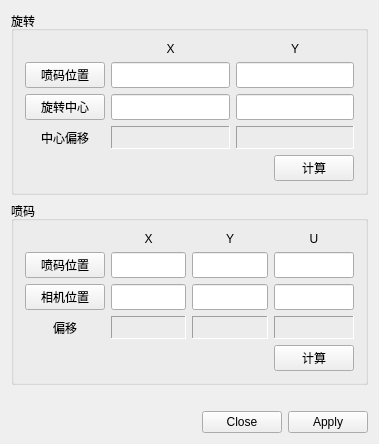
<?xml version="1.0" encoding="UTF-8"?>
<ui version="4.0">
 <class>OffsetSetup</class>
 <widget class="QWidget" name="OffsetSetup">
  <property name="geometry">
   <rect>
    <x>0</x>
    <y>0</y>
    <width>379</width>
    <height>420</height>
   </rect>
  </property>
  <property name="windowTitle">
   <string>偏移设置</string>
  </property>
  <layout class="QVBoxLayout" name="verticalLayout">
   <item>
    <widget class="QGroupBox" name="groupBox">
     <property name="title">
      <string>旋转</string>
     </property>
     <layout class="QGridLayout" name="gridLayout">
      <item row="4" column="2" alignment="Qt::AlignRight">
       <widget class="QPushButton" name="pushButton_3">
        <property name="sizePolicy">
         <sizepolicy hsizetype="Fixed" vsizetype="Fixed">
          <horstretch>0</horstretch>
          <verstretch>0</verstretch>
         </sizepolicy>
        </property>
        <property name="text">
         <string>计算</string>
        </property>
       </widget>
      </item>
      <item row="0" column="2">
       <widget class="QLabel" name="label_Y_2">
        <property name="text">
         <string>Y</string>
        </property>
        <property name="alignment">
         <set>Qt::AlignCenter</set>
        </property>
       </widget>
      </item>
      <item row="0" column="1">
       <widget class="QLabel" name="label_X_2">
        <property name="text">
         <string>X</string>
        </property>
        <property name="alignment">
         <set>Qt::AlignCenter</set>
        </property>
       </widget>
      </item>
      <item row="1" column="1">
       <widget class="QLineEdit" name="lineEdit">
        <property name="sizePolicy">
         <sizepolicy hsizetype="Expanding" vsizetype="Preferred">
          <horstretch>0</horstretch>
          <verstretch>0</verstretch>
         </sizepolicy>
        </property>
        <property name="alignment">
         <set>Qt::AlignCenter</set>
        </property>
       </widget>
      </item>
      <item row="1" column="0">
       <widget class="QPushButton" name="pushButton">
        <property name="text">
         <string>喷码位置</string>
        </property>
       </widget>
      </item>
      <item row="2" column="0">
       <widget class="QPushButton" name="pushButton_2">
        <property name="text">
         <string>旋转中心</string>
        </property>
       </widget>
      </item>
      <item row="1" column="2">
       <widget class="QLineEdit" name="lineEdit_2">
        <property name="sizePolicy">
         <sizepolicy hsizetype="Expanding" vsizetype="Preferred">
          <horstretch>0</horstretch>
          <verstretch>0</verstretch>
         </sizepolicy>
        </property>
        <property name="alignment">
         <set>Qt::AlignCenter</set>
        </property>
       </widget>
      </item>
      <item row="2" column="1">
       <widget class="QLineEdit" name="lineEdit_3">
        <property name="sizePolicy">
         <sizepolicy hsizetype="Expanding" vsizetype="Preferred">
          <horstretch>0</horstretch>
          <verstretch>0</verstretch>
         </sizepolicy>
        </property>
        <property name="alignment">
         <set>Qt::AlignCenter</set>
        </property>
       </widget>
      </item>
      <item row="2" column="2">
       <widget class="QLineEdit" name="lineEdit_4">
        <property name="sizePolicy">
         <sizepolicy hsizetype="Expanding" vsizetype="Preferred">
          <horstretch>0</horstretch>
          <verstretch>0</verstretch>
         </sizepolicy>
        </property>
        <property name="alignment">
         <set>Qt::AlignCenter</set>
        </property>
       </widget>
      </item>
      <item row="3" column="2">
       <widget class="QLabel" name="label_5">
        <property name="minimumSize">
         <size>
          <width>0</width>
          <height>23</height>
         </size>
        </property>
        <property name="frameShape">
         <enum>QFrame::Panel</enum>
        </property>
        <property name="frameShadow">
         <enum>QFrame::Sunken</enum>
        </property>
        <property name="alignment">
         <set>Qt::AlignCenter</set>
        </property>
       </widget>
      </item>
      <item row="3" column="1">
       <widget class="QLabel" name="label_4">
        <property name="minimumSize">
         <size>
          <width>0</width>
          <height>23</height>
         </size>
        </property>
        <property name="frameShape">
         <enum>QFrame::Panel</enum>
        </property>
        <property name="frameShadow">
         <enum>QFrame::Sunken</enum>
        </property>
        <property name="alignment">
         <set>Qt::AlignCenter</set>
        </property>
       </widget>
      </item>
      <item row="3" column="0">
       <widget class="QLabel" name="label_3">
        <property name="text">
         <string>中心偏移</string>
        </property>
        <property name="alignment">
         <set>Qt::AlignCenter</set>
        </property>
       </widget>
      </item>
     </layout>
    </widget>
   </item>
   <item>
    <widget class="QGroupBox" name="groupBox_2">
     <property name="title">
      <string>喷码</string>
     </property>
     <layout class="QGridLayout" name="gridLayout_2">
      <item row="1" column="0">
       <widget class="QPushButton" name="pushButton_4">
        <property name="text">
         <string>喷码位置</string>
        </property>
       </widget>
      </item>
      <item row="3" column="0">
       <widget class="QLabel" name="label_2">
        <property name="text">
         <string>偏移</string>
        </property>
        <property name="alignment">
         <set>Qt::AlignCenter</set>
        </property>
       </widget>
      </item>
      <item row="0" column="1">
       <widget class="QLabel" name="label_X_3">
        <property name="text">
         <string>X</string>
        </property>
        <property name="alignment">
         <set>Qt::AlignCenter</set>
        </property>
       </widget>
      </item>
      <item row="0" column="2">
       <widget class="QLabel" name="label_Y_3">
        <property name="text">
         <string>Y</string>
        </property>
        <property name="alignment">
         <set>Qt::AlignCenter</set>
        </property>
       </widget>
      </item>
      <item row="0" column="3">
       <widget class="QLabel" name="label_Y_4">
        <property name="text">
         <string>U</string>
        </property>
        <property name="alignment">
         <set>Qt::AlignCenter</set>
        </property>
       </widget>
      </item>
      <item row="1" column="1">
       <widget class="QLineEdit" name="lineEdit_5">
        <property name="sizePolicy">
         <sizepolicy hsizetype="Expanding" vsizetype="Preferred">
          <horstretch>0</horstretch>
          <verstretch>0</verstretch>
         </sizepolicy>
        </property>
        <property name="alignment">
         <set>Qt::AlignCenter</set>
        </property>
       </widget>
      </item>
      <item row="1" column="2">
       <widget class="QLineEdit" name="lineEdit_6">
        <property name="sizePolicy">
         <sizepolicy hsizetype="Expanding" vsizetype="Preferred">
          <horstretch>0</horstretch>
          <verstretch>0</verstretch>
         </sizepolicy>
        </property>
        <property name="alignment">
         <set>Qt::AlignCenter</set>
        </property>
       </widget>
      </item>
      <item row="2" column="0">
       <widget class="QPushButton" name="pushButton_5">
        <property name="text">
         <string>相机位置</string>
        </property>
       </widget>
      </item>
      <item row="2" column="2">
       <widget class="QLineEdit" name="lineEdit_9">
        <property name="sizePolicy">
         <sizepolicy hsizetype="Expanding" vsizetype="Preferred">
          <horstretch>0</horstretch>
          <verstretch>0</verstretch>
         </sizepolicy>
        </property>
        <property name="alignment">
         <set>Qt::AlignCenter</set>
        </property>
       </widget>
      </item>
      <item row="2" column="1">
       <widget class="QLineEdit" name="lineEdit_8">
        <property name="sizePolicy">
         <sizepolicy hsizetype="Expanding" vsizetype="Preferred">
          <horstretch>0</horstretch>
          <verstretch>0</verstretch>
         </sizepolicy>
        </property>
        <property name="alignment">
         <set>Qt::AlignCenter</set>
        </property>
       </widget>
      </item>
      <item row="2" column="3">
       <widget class="QLineEdit" name="lineEdit_10">
        <property name="sizePolicy">
         <sizepolicy hsizetype="Expanding" vsizetype="Preferred">
          <horstretch>0</horstretch>
          <verstretch>0</verstretch>
         </sizepolicy>
        </property>
        <property name="alignment">
         <set>Qt::AlignCenter</set>
        </property>
       </widget>
      </item>
      <item row="1" column="3">
       <widget class="QLineEdit" name="lineEdit_7">
        <property name="sizePolicy">
         <sizepolicy hsizetype="Expanding" vsizetype="Preferred">
          <horstretch>0</horstretch>
          <verstretch>0</verstretch>
         </sizepolicy>
        </property>
        <property name="alignment">
         <set>Qt::AlignCenter</set>
        </property>
       </widget>
      </item>
      <item row="3" column="2">
       <widget class="QLabel" name="label_7">
        <property name="minimumSize">
         <size>
          <width>0</width>
          <height>23</height>
         </size>
        </property>
        <property name="frameShape">
         <enum>QFrame::Panel</enum>
        </property>
        <property name="frameShadow">
         <enum>QFrame::Sunken</enum>
        </property>
        <property name="alignment">
         <set>Qt::AlignCenter</set>
        </property>
       </widget>
      </item>
      <item row="3" column="3">
       <widget class="QLabel" name="label_8">
        <property name="minimumSize">
         <size>
          <width>0</width>
          <height>23</height>
         </size>
        </property>
        <property name="frameShape">
         <enum>QFrame::Panel</enum>
        </property>
        <property name="frameShadow">
         <enum>QFrame::Sunken</enum>
        </property>
        <property name="alignment">
         <set>Qt::AlignCenter</set>
        </property>
       </widget>
      </item>
      <item row="3" column="1">
       <widget class="QLabel" name="label_6">
        <property name="minimumSize">
         <size>
          <width>0</width>
          <height>23</height>
         </size>
        </property>
        <property name="frameShape">
         <enum>QFrame::Panel</enum>
        </property>
        <property name="frameShadow">
         <enum>QFrame::Sunken</enum>
        </property>
        <property name="alignment">
         <set>Qt::AlignCenter</set>
        </property>
       </widget>
      </item>
      <item row="4" column="3" alignment="Qt::AlignRight">
       <widget class="QPushButton" name="pushButton_6">
        <property name="sizePolicy">
         <sizepolicy hsizetype="Fixed" vsizetype="Fixed">
          <horstretch>0</horstretch>
          <verstretch>0</verstretch>
         </sizepolicy>
        </property>
        <property name="text">
         <string>计算</string>
        </property>
       </widget>
      </item>
     </layout>
    </widget>
   </item>
   <item>
    <widget class="QLabel" name="label"/>
   </item>
   <item>
    <widget class="QDialogButtonBox" name="buttonBox">
     <property name="standardButtons">
      <set>QDialogButtonBox::Apply|QDialogButtonBox::Close</set>
     </property>
    </widget>
   </item>
  </layout>
 </widget>
 <layoutdefault spacing="6" margin="11"/>
 <resources/>
 <connections/>
</ui>
